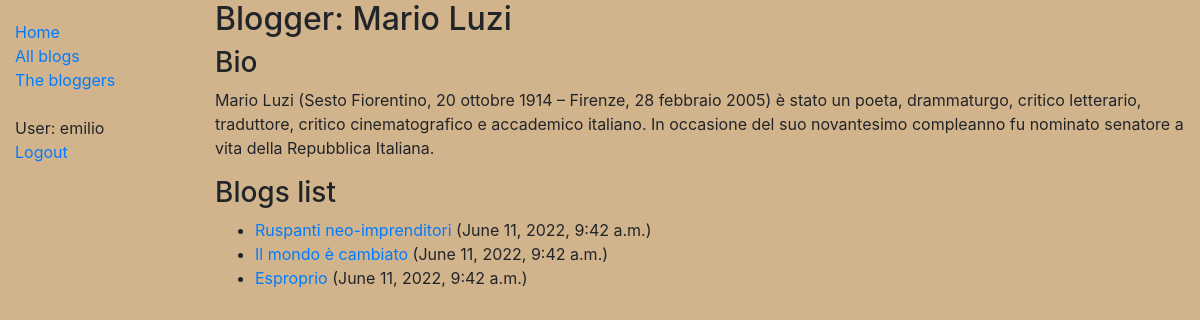
Screenshot of /blog/blogger/2 (signed in) with the database file from the repository.
### nanoblog/models.py (models this page shows, shortened)
class Blogger(models.Model):
    user = models.OneToOneField(User, on_delete=models.CASCADE)
    shortbio = models.TextField(max_length=2000)
    def __str__(self):
        return self.user.get_full_name()
    class Meta:
        ordering = ["user"]

class BlogPost(models.Model):
    title = models.CharField(max_length=200, unique=True)
    content = models.TextField()
    blogger = models.ForeignKey(Blogger, on_delete=models.CASCADE)
    time = models.DateTimeField(default=datetime.datetime.now, editable=False)
    def __str__(self):
        return f"{self.title}"

### nanoblog/views.py (the view)
# urls.py: path("blog/blogger/<int:pk>", views.BloggerView.as_view(), name = "blogger"),
class BloggerView(DetailView):
    model = Blogger
    def get_context_data(self, **kwargs):
        ctx = super().get_context_data(**kwargs)
        ctx['blogposts'] = BlogPost.objects.filter(blogger=ctx["object"])
        return ctx

### nanoblog/templates/nanoblog/blogger_detail.html
{% extends "base_generic.html" %}
{% block content %}
<h2>Blogger: {{ blogger }}</h2>
<h3>Bio</h3>
<p>{{ blogger.shortbio }}</p>
<h3>Blogs list</h3>
<ul>
    {% for blogpost in blogposts %}
    <li>
        <a href="{% url 'blogpost' pk=blogpost.id %}">{{ blogpost }}</a> ({{ blogpost.time }})</a>
    </li>
    {% endfor %}
</ul>
{% endblock %}

### nanoblog/templates/base_generic.html (shortened to what this page needs)
<!DOCTYPE html>
<html lang="en">
<head>
    <link rel="stylesheet" href="https://cdn.jsdelivr.net/npm/bootstrap@4.5.3/dist/css/bootstrap.min.css"
>
    {% load static %}
    <link rel="stylesheet" href="{% static 'css/styles.css' %}">
</head>
<body>
    <div class="container-fluid">
        <div class="row">
            <div class="col-sm-2">
                {% block sidebar %}
                <ul class="sidebar-nav" style = "list-style-type: none;">
                    <li><a href="{% url 'home' %}">Home</a></li>
                    <li><a href="{% url 'blogposts' %}">All blogs</a></li>
                    <li><a href="{% url 'bloggers' %}">The bloggers</a></li>
                    <br/>
                    {% if user.is_authenticated %}
                    <li>User: {{ user.get_username }}</li>
                    <li><a href="{% url 'logout'%}?next={{request.path}}">Logout</a></li>
                    {% else %}
                    <li><a href="{% url 'login'%}?next={{request.path}}">Login</a></li>
                    {% endif %}
                </ul>
                {% endblock %}
            </div>
            <div class="col-sm-10 ">{% block content %}{% endblock %}
            </div>
        </div>
    </div>
</body>
</html>

### nanoblog/static/css/styles.css (style rules this page uses)
body { background-color: tan; }
.sidebar-nav { margin-top: 20px; padding: 0; list-style: none; }

### rows the page displays
Blogger: user.last_name "Mario Luzi", shortbio "Mario Luzi (Sesto Fiorentino, 20 ottobre 1914 – Firenze, 28 febbraio 2005) è stato un poeta, drammaturgo, critico letterario, traduttore, critico cinematografico e accademico italiano. In occasione del suo novantesimo compleanno fu nominato senatore a vita della Repubblica Italiana."
BlogPost: title "Ruspanti neo-imprenditori", time "June 11, 2022, 9:42 a.m."
BlogPost: title "Il mondo è cambiato", time "June 11, 2022, 9:42 a.m."
BlogPost: title "Esproprio", time "June 11, 2022, 9:42 a.m."

### other values shown
{{ user.get_username }} "emilio"
